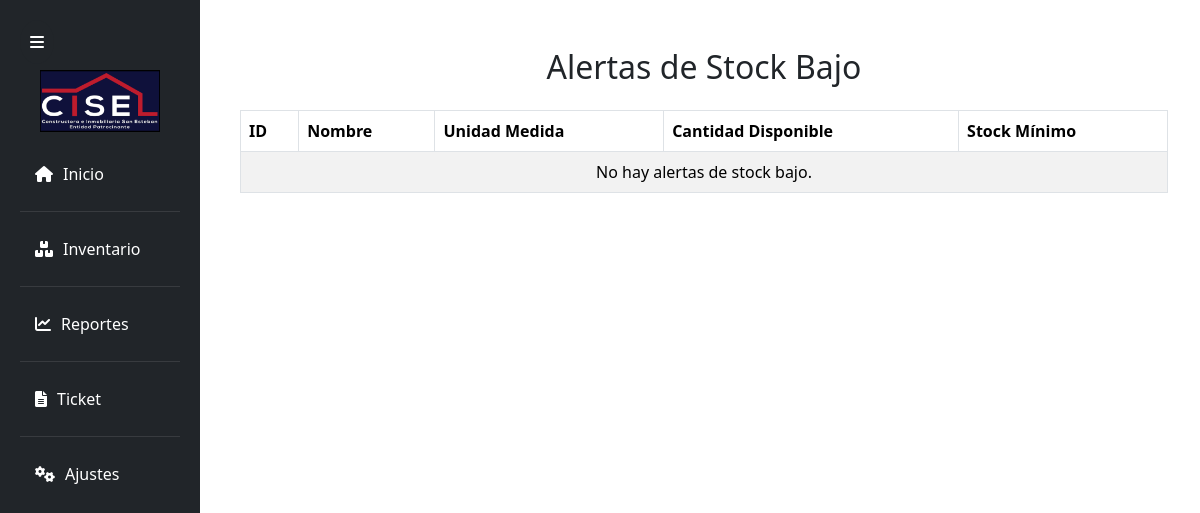
The page /stock_alerts/ on the database as committed earlier.
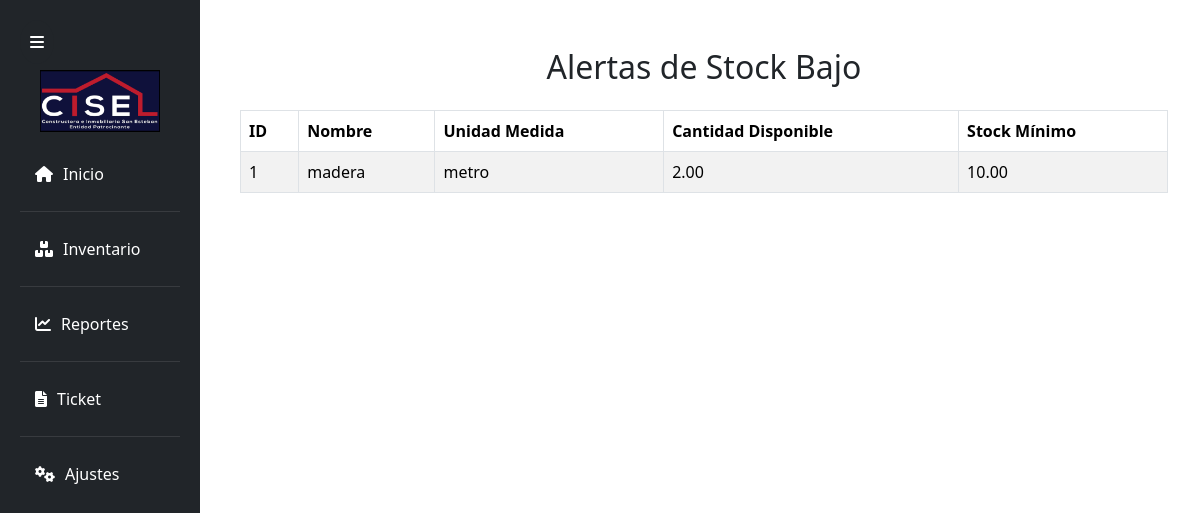
The same page on the database as committed later.
### Polls/models.py (models this page shows, shortened)
class Material(models.Model):
    nombre = models.CharField(max_length=100)
    descripcion = models.TextField(blank=True, null=True)
    unidad_medida = models.CharField(max_length=50)
    cantidad_disponible = models.DecimalField(max_digits=10, decimal_places=2)
    stock_minimo = models.DecimalField(max_digits=10, decimal_places=2)
    activo = models.BooleanField(default=True)  # Nuevo campo para eliminación lógica

### Polls/views.py (the view)
# urls.py: path('stock_alerts/', views.stock_alerts_view, name='stock_alerts'),
def stock_alerts_view(request):
    alertas_stock = Material.objects.filter(cantidad_disponible__lt=models.F('stock_minimo'))
    return render(request, 'ReportsView/alertas.html', {'alertas_stock': alertas_stock})

### Polls/templates/ReportsView/alertas.html (shortened to what this page needs)
{% extends 'base/base.html' %}
{% block content %}
<div class="container my-5">
    <h2 class="text-center mb-4">Alertas de Stock Bajo</h2>
    <table class="table table-striped table-bordered">
        <thead>
            <tr>
                <th>ID</th>
                <th>Nombre</th>
                <th>Unidad Medida</th>
                <th>Cantidad Disponible</th>
                <th>Stock Mínimo</th>
            </tr>
        </thead>
        <tbody>
            {% for material in alertas_stock %}
            <tr>
                <td>{{ material.id }}</td>
                <td>{{ material.nombre }}</td>
                <td>{{ material.unidad_medida }}</td>
                <td>{{ material.cantidad_disponible }}</td>
                <td>{{ material.stock_minimo }}</td>
            </tr>
            {% empty %}
            <tr>
                <td colspan="5" class="text-center">No hay alertas de stock bajo.</td>
            </tr>
            {% endfor %}
        </tbody>
    </table>
</div>
{% endblock %}

Rows that differ between the two databases and show on the page:
added Material: id "1", nombre "madera", unidad_medida "metro", cantidad_disponible "2.00", stock_minimo "10.00"
Other text that changed with them:
text no longer shown: "No hay alertas de stock bajo."
